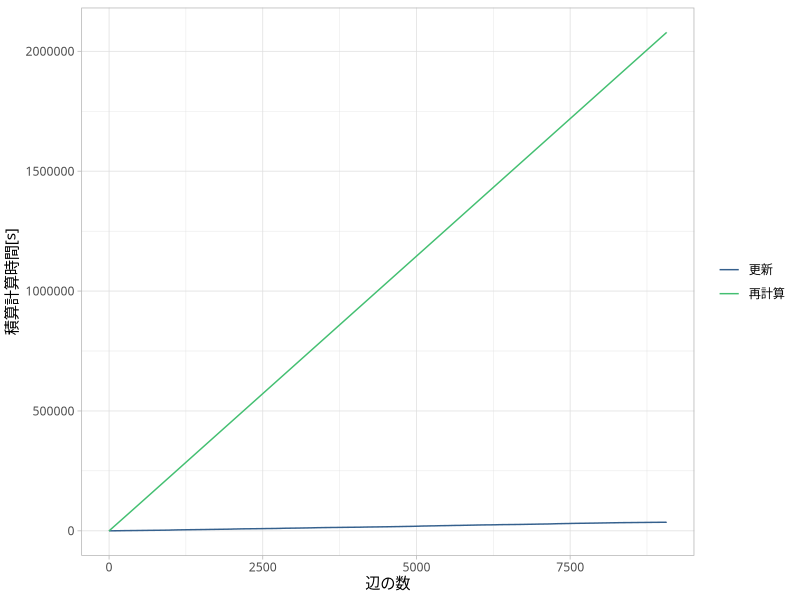

The R source for this figure:
library(readr)
library(dplyr)
library(tidyr)
library(ggplot2)
library(viridis)
theme_set(theme_light(base_size = 11, base_family = 'IPAexGothic'))
out_file <- paste0(sub('^--file=(.+)\\.R$', '\\1', basename(commandArgs()[4])), '.pdf')

data <- read_csv(
  '../../res/data/road-oka-dynamic.csv',
  col_types = list(`time-proposed` = col_double(), `time-brandes` = col_double())
  ) %>%
  select(c(`time-proposed`, `time-brandes`)) %>%
  mutate(
    `edge-id` = row_number(),
    `time-proposed` = cumsum(`time-proposed`),
    `time-brandes` = cumsum(`time-brandes`)
  ) %>%
  gather(key = 'method', value = 'time', `time-proposed`, `time-brandes`) %>%
  mutate(
    method = factor(
      method,
      levels = c('time-proposed', 'time-brandes'),
      labels = c('更新', '再計算')
    )
  )

gp <- ggplot(data, aes(`edge-id`, `time`, colour = method)) +
  geom_step() +
  xlab('辺の数') +
  ylab('積算計算時間[s]') +
  scale_colour_viridis(discrete = TRUE, begin = 0.3, end = 0.7) +
  theme(
    legend.title = element_blank(),
    strip.text = element_text(colour = 'black'),
    strip.background = element_blank()
  )

ggsave(out_file, gp, cairo_pdf, width = 18, height = 12, units = 'cm')
